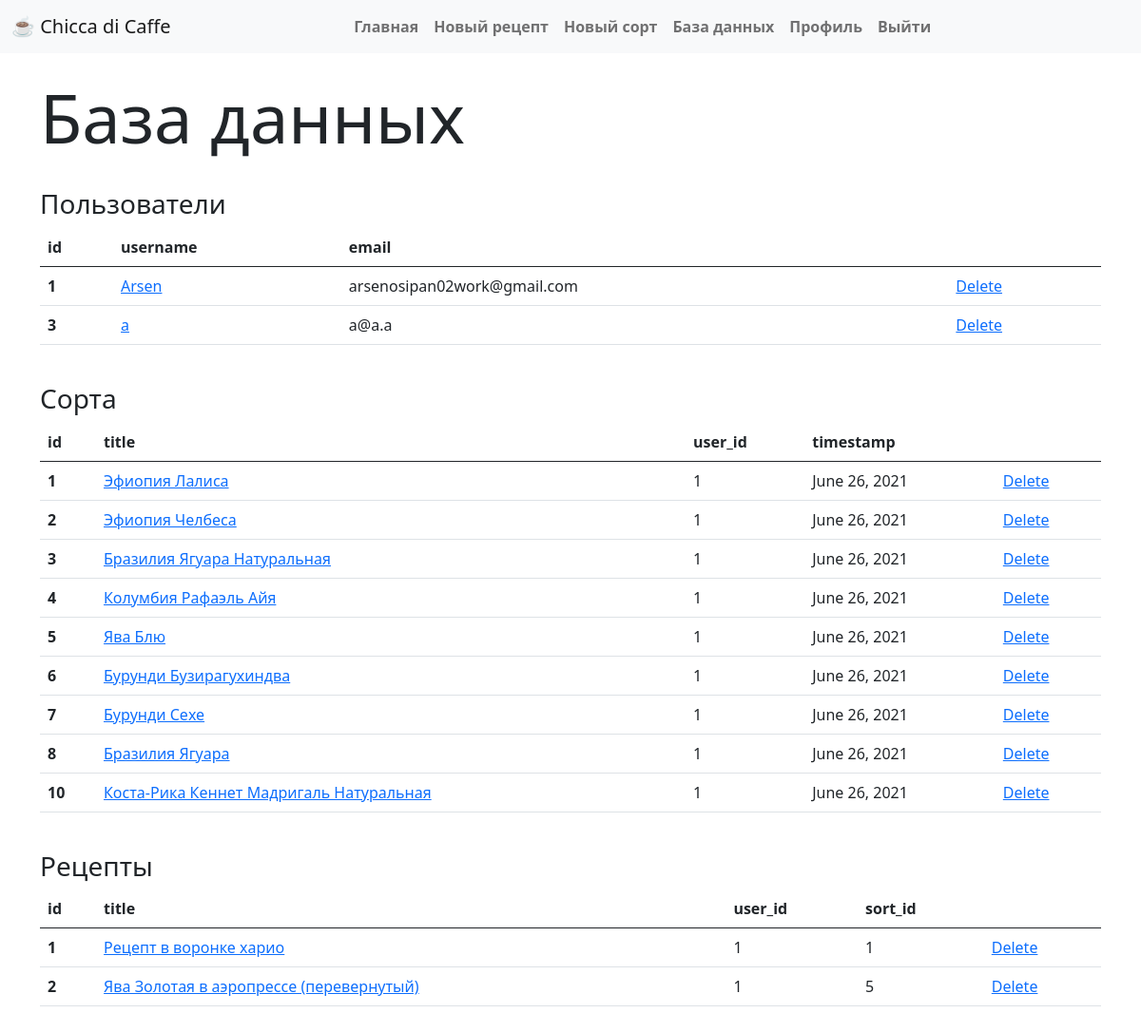
The page /database (signed in) on the database as committed earlier.
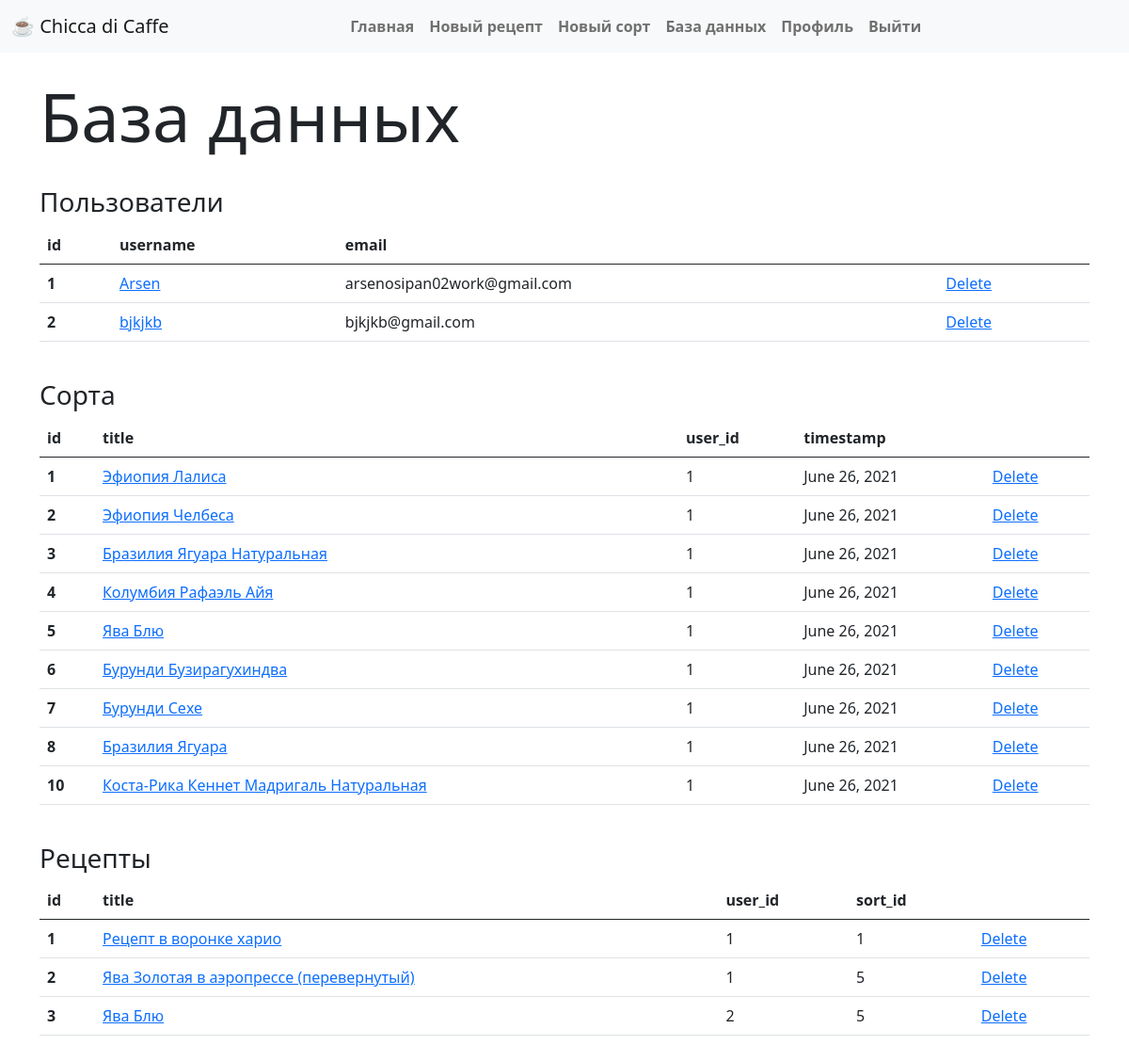
The same page on the database as committed later.
### app/models.py (models this page shows, shortened)
class User(UserMixin, db.Model):
    id = db.Column(db.Integer, primary_key=True)
    username = db.Column(db.String(32), index=True, unique=True)
    email = db.Column(db.String(120), index=True, unique=True)
    password_hash = db.Column(db.String(128))
    recipes = db.relationship('Recipe', backref='author', lazy='dynamic')

class Sort(db.Model):  # SearchableMixin, db.Model):
    __searchable__ = ['title', 'bouquet']
    id = db.Column(db.Integer, primary_key=True)
    title = db.Column(db.String(60), index=True, unique=True)
    bouquet = db.Column(db.String(120))
    description = db.Column(db.Text())
    timestamp = db.Column(db.DateTime, index=True, default=datetime.utcnow())
    user_id = db.Column(db.Integer, db.ForeignKey('user.id'))

class Recipe(db.Model):
    title = db.Column(db.String(200), index=True, unique=True)
    id = db.Column(db.Integer, primary_key=True)
    timestamp = db.Column(db.DateTime, index=True, default=datetime.utcnow)
    user_id = db.Column(db.Integer, db.ForeignKey('user.id'))
    sort_id = db.Column(db.Integer, db.ForeignKey('sort.id'))
    coffee_mass = db.Column(db.Float)
    water_mass = db.Column(db.Integer)
    water_temp = db.Column(db.Integer)
    grinding = db.Column(db.Float)
    acidity = db.Column(db.Integer)
    tds = db.Column(db.Integer)
    body = db.Column(db.Text())

### app/routes.py (the view)
@app.route('/database')
@login_required
def database():
    if current_user.email not in app.config["ADMINS"]:
        flash('[ACCESS DENIED]')
        return redirect(url_for('index'))
    else:
        users = User.query.all()
        recipes = Recipe.query.all()
        sorts = Sort.query.all()
        return render_template('database.html', users=users, recipes=recipes, sorts=sorts, ADMIN_EMAILS=Config.ADMINS)

### app/models.py (called while the page is built)
@login.user_loader
def load_user(user_id):
    return User.query.get(int(user_id))

### app/templates/database.html
{% extends 'base.html' %}
{% block app_content %}
    <h2 class="display-2">База данных</h2>
    <br>
    <h3>Пользователи</h3>
    <table class="table">
        <thead>
            <tr>
                <th scope="col">id</th>
                <th scope="col">username</th>
                <th scope="col">email</th>
                <th scope="col"></th>
            </tr>
        </thead>
        <tbody>
        {% for user in users %}
            <tr>
                <th scope="row">{{ user.id }}</th>
                <td><a href="{{ url_for('user', user_id = user.id) }}">{{ user.username }}</a></td>
                <td>{{ user.email }}</td>
                <td><a href="{{ url_for('delete_user', user_id=user.id) }}">Delete</a></td>
            </tr>
        {% endfor %}
        </tbody>
    </table>
    <br>
    <h3>Сорта</h3>
    <table class="table">
        <thead>
            <tr>
                <th scope="col">id</th>
                <th scope="col">title</th>
                <th scope="col">user_id</th>
                <th scope="col">timestamp</th>
                <th scope="col"></th>
            </tr>
        </thead>
        <tbody>
        {% for sort in sorts %}
            <tr>
                <th scope="row">{{ sort.id }}</th>
                <td><a href="{{ url_for('sort', sort_id = sort.id) }}">{{ sort.title }}</a></td>
                <td>{{ sort.user_id }}</td>
                <td>{{ moment(sort.timestamp).format('LL') }}</td>
                <td><a href="{{ url_for('delete_sort', sort_id=sort.id) }}">Delete</a></td>
            </tr>
        {% endfor %}
        </tbody>
    </table>
    <br>
    <h3>Рецепты</h3>
    <table class="table">
        <thead>
            <tr>
                <th scope="col">id</th>
                <th scope="col">title</th>
                <th scope="col">user_id</th>
                <th scope="col">sort_id</th>
                <th scope="col"></th>
            </tr>
        </thead>
        <tbody>
        {% for recipe in recipes %}
            <tr>
                <th scope="row">{{ recipe.id }}</th>
                <td scope="row"><a href="{{ url_for('recipe', recipe_id = recipe.id) }}">{{ recipe.title }}</a></td>
                <td>{{ recipe.user_id }}</td>
                <td>{{ recipe.sort_id }}</td>
                <td><a href="{{ url_for('delete_recipe', recipe_id=recipe.id) }}">Delete</a></td>
            </tr>
        {% endfor %}
        </tbody>
    </table>
{% endblock %}

Rows that differ between the two databases and show on the page:
removed User: id "3", username "a", email "a@a.a"
added User: id "2", username "bjkjkb", email "bjkjkb@gmail.com"
added Recipe: id "3", title "Ява Блю", user_id "2", sort_id "5"
